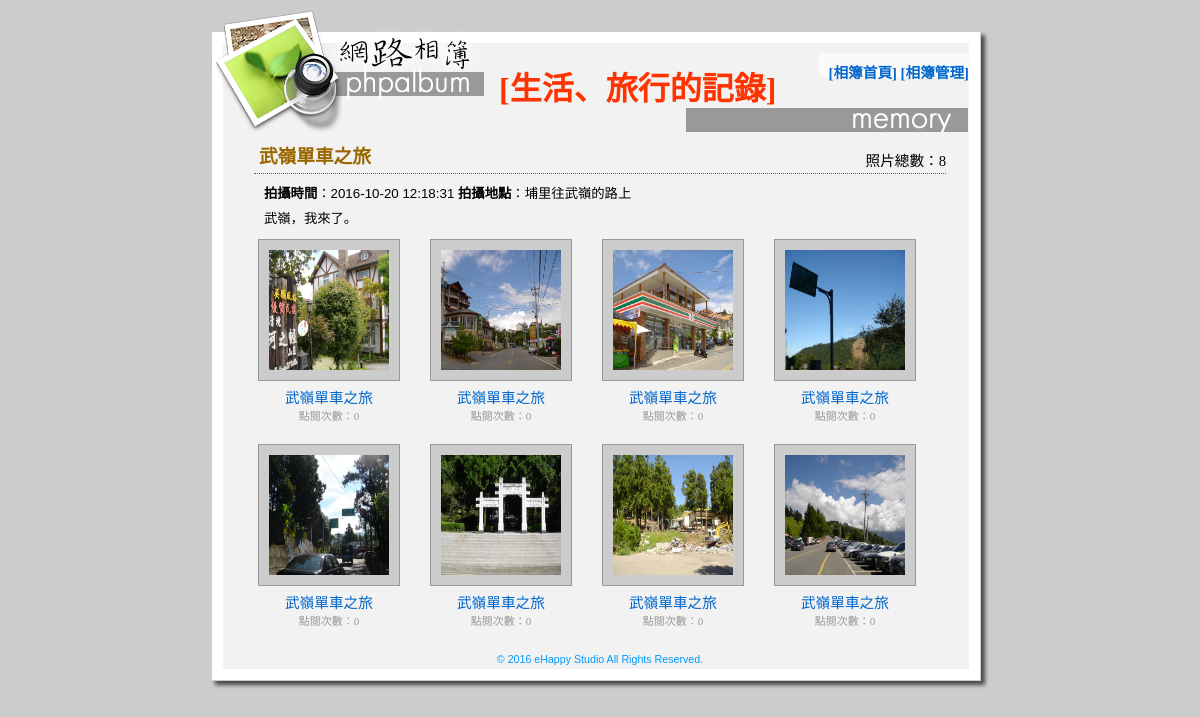
Screenshot of /albumshow.php?id=7 with the database file from the repository.
### tables this page shows
CREATE TABLE `album` (
  `album_id` int(11) UNSIGNED NOT NULL,
  `album_date` datetime DEFAULT NULL,
  `album_location` varchar(255) DEFAULT NULL,
  `album_title` varchar(255) DEFAULT NULL,
  `album_desc` text
);

CREATE TABLE `albumphoto` (
  `ap_id` int(11) UNSIGNED NOT NULL,
  `album_id` int(11) UNSIGNED DEFAULT NULL,
  `ap_subject` varchar(255) DEFAULT NULL,
  `ap_date` datetime DEFAULT NULL,
  `ap_picurl` varchar(100) DEFAULT NULL,
  `ap_hits` int(11) UNSIGNED NOT NULL DEFAULT '0'
);

### albumshow.php (the view, shortened to what this page needs)
<?php
function GetSQLValueString($theValue, $theType) {
  switch ($theType) {
    case "int":
      $theValue = ($theValue != "") ? filter_var($theValue, FILTER_SANITIZE_NUMBER_INT) : "";
      break;
  }
  return $theValue;
}
require_once("connMysql.php");
$sid = 0;
if(isset($_GET["id"])&&($_GET["id"]!="")){
	$sid = GetSQLValueString($_GET["id"],"int");
}
$query_RecAlbum = "SELECT * FROM album WHERE album_id={$sid}";
$query_RecPhoto = "SELECT * FROM albumphoto WHERE album_id={$sid} ORDER BY ap_date DESC";
$RecAlbum = $db_link->query($query_RecAlbum);
$RecPhoto = $db_link->query($query_RecPhoto);
$total_records = $RecPhoto->num_rows;
$row_RecAlbum=$RecAlbum->fetch_assoc();
?>
<html>
<head>
<link href="style.css" rel="stylesheet" type="text/css" />
</head>
<body bgcolor="#cccccc">
<table width="778" border="0" align="center" cellpadding="0" cellspacing="0">
  <tr>
   <td height="124" valign="top" background="images/album_r1_c1.jpg"><div class="titleDiv">[生活、旅行的記錄]</div>
    <div class="menulink"><a href="index.php">[相簿首頁]</a> <a href="login.php">[相簿管理]</a></div></td>
  </tr>
  <tr>
   <td background="images/album_r2_c1.jpg"><div id="mainRegion">
     <table width="90%" border="0" align="center" cellpadding="4" cellspacing="0">
       <tr>
         <td><div class="subjectDiv"> <?php echo $row_RecAlbum["album_title"];?>
           </div>
           <div class="actionDiv">照片總數：<?php echo $total_records;?></div>
           <div class="normalDiv">
             <p><strong>拍攝時間</strong>：<?php echo $row_RecAlbum["album_date"];?> <strong>拍攝地點</strong>：<?php echo $row_RecAlbum["album_location"];?></p>
             <p><?php echo nl2br($row_RecAlbum["album_desc"]);?></p>
             </div>
           <?php while($row_RecPhoto=$RecPhoto->fetch_assoc()){?>
           <div class="albumDiv">
           <div class="picDiv"><a href="?action=hits&id=<?php echo $row_RecPhoto["ap_id"];?>"><img src="photos/<?php echo $row_RecPhoto["ap_picurl"];?>" alt="<?php echo $row_RecPhoto["ap_subject"];?>" width="120" height="120" border="0" /></a></a></div>
           <div class="albuminfo"><a href="?action=hits&id=<?php echo $row_RecPhoto["ap_id"];?>"><?php echo $row_RecPhoto["ap_subject"];?></a><br />
             <span class="smalltext">點閱次數：<?php echo $row_RecPhoto["ap_hits"];?></span></div>
           </div>
           <?php }?></td>
         </tr>
     </table>
   </div></td>
  </tr>
  <tr>
   <td align="center" background="images/album_r2_c1.jpg" class="trademark">© 2016 eHappy Studio All Rights Reserved.</td>
  </tr>
  <tr>
   <td><img name="album_r4_c1" src="images/album_r4_c1.jpg" width="778" height="24" border="0" id="album_r4_c1" alt="" /></td>
  </tr>
</table>
</body>
</html>

### style.css (style rules this page uses)
#mainRegion p { font-family: Verdana, Arial, Helvetica, sans-serif; font-size: 10pt; line-height: 20px; margin-top: 0px; margin-bottom: 5px; }
#mainRegion .smalltext { font-size: 11px; color: #999999; font-family: Georgia, "Times New Roman", Times, serif; vertical-align: middle; }
#mainRegion .actionDiv { float: right; margin-top: -30px; font-size: 11pt; font-family: "微軟正黑體"; }
.titleDiv { padding-left: 288px; padding-top: 55px; font-family: "微軟正黑體"; font-size: 24pt; font-weight: bolder; color: #FF3300; }
.menulink { float: right; margin-top: -48px; margin-right: 20px; font-family: "微軟正黑體"; font-size: 11pt; font-weight: bold; }
a { text-decoration: none; }
a:link { color: #0066CC; }
.trademark { font-family: Verdana, Arial, Helvetica, sans-serif; font-size: 8pt; color: #0099FF; }
#mainRegion .picDiv { padding: 10px; background-color: #CCCCCC; height: 120px; width: 120px; border: 1px solid #999999; margin-right: auto; margin-left: auto; margin-bottom: 5px; }
#mainRegion .albumDiv { float: left; height: 200px; width: 150px; text-align: center; margin-right: 22px; margin-bottom: 5px; }
#mainRegion .albumDiv .albuminfo { font-family: "微軟正黑體"; font-size: 11pt; }
#mainRegion .normalDiv { clear: both; margin: 10px; }
#mainRegion .subjectDiv { font-family: "微軟正黑體"; font-size: 14pt; font-weight: bold; color: #996600; padding: 5px; clear: both; border-bottom-width: 1px; border-bottom-style: dotted; border-bottom-color: #666666; margin-bottom: 5px; }

### rows the page displays
album: album_title "武嶺單車之旅", album_date "2016-10-20 12:18:31", album_location "埔里往武嶺的路上", album_desc "武嶺，我來了。"
albumphoto: ap_picurl (picture), ap_subject "武嶺單車之旅", ap_hits "0"
albumphoto: ap_picurl (picture), ap_subject "武嶺單車之旅", ap_hits "0"
albumphoto: ap_picurl (picture), ap_subject "武嶺單車之旅", ap_hits "0"
albumphoto: ap_picurl (picture), ap_subject "武嶺單車之旅", ap_hits "0"
albumphoto: ap_picurl (picture), ap_subject "武嶺單車之旅", ap_hits "0"
albumphoto: ap_picurl (picture), ap_subject "武嶺單車之旅", ap_hits "0"
albumphoto: ap_picurl (picture), ap_subject "武嶺單車之旅", ap_hits "0"
albumphoto: ap_picurl (picture), ap_subject "武嶺單車之旅", ap_hits "0"

### other values shown
$total_records "8"
